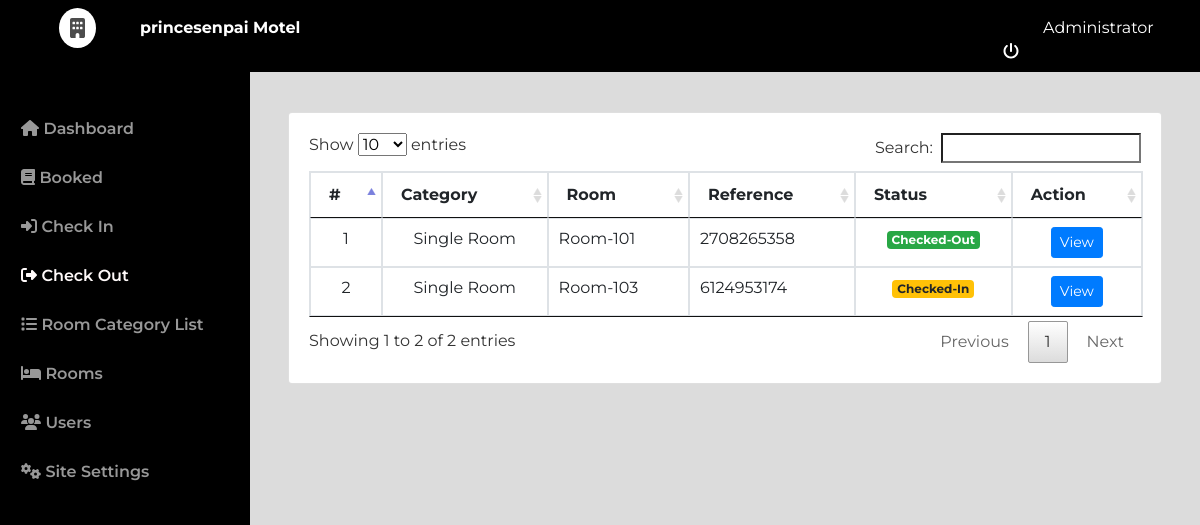
The app's page /admin/index.php?page=check_out (signed in), older data.
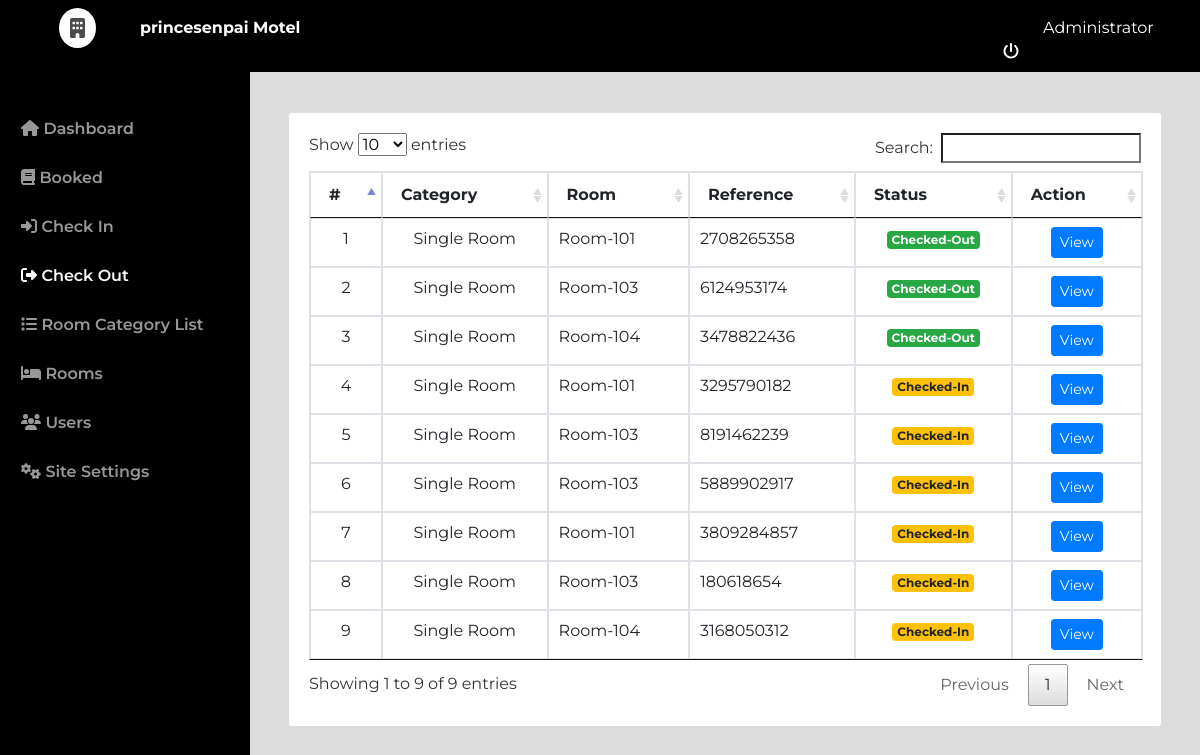
The same page, newer data.
### tables this page shows
CREATE TABLE `checked` (
  `id` int(30) NOT NULL,
  `ref_no` varchar(100) NOT NULL,
  `room_id` int(30) NOT NULL,
  `name` text NOT NULL,
  `email` varchar(255) NOT NULL,
  `contact_no` varchar(20) NOT NULL,
  `date_in` datetime NOT NULL,
  `date_out` datetime NOT NULL,
  `payment_Method` varchar(255) NOT NULL,
  `booked_cid` int(30) NOT NULL,
  `status` tinyint(1) NOT NULL DEFAULT 0 COMMENT '0 = pending, 1=checked in , 2 = checked out',
  `date_updated` datetime NOT NULL DEFAULT current_timestamp() ON UPDATE current_timestamp()
);

CREATE TABLE `rooms` (
  `id` int(30) NOT NULL,
  `room` varchar(30) NOT NULL,
  `category_id` int(30) NOT NULL,
  `status` tinyint(1) NOT NULL DEFAULT 0 COMMENT '0 = Available , 1= Unvailables'
);

CREATE TABLE `room_categories` (
  `id` int(30) NOT NULL,
  `name` text NOT NULL,
  `price` float NOT NULL,
  `cover_img` text NOT NULL
);

### admin/check_out.php (the view, shortened to what this page needs)
<?php include('db_connect.php');
$cat = $conn->query("SELECT * FROM room_categories");
$cat_arr = array();
while($row = $cat->fetch_assoc()){
	$cat_arr[$row['id']] = $row;
}
$room = $conn->query("SELECT * FROM rooms");
$room_arr = array();
while($row = $room->fetch_assoc()){
	$room_arr[$row['id']] = $row;
}
?>
<div class="container-fluid">
	<div class="col-lg-12 mt-5">
		<div class="row mt-3">
			<div class="col-md-12">
				<div class="card">
					<div class="card-body">
						<table class="table table-bordered">
							<thead>
								<th>#</th>
								<th>Category</th>
								<th>Room</th>
								<th>Reference</th>
								<th>Status</th>
								<th>Action</th>
							</thead>
							<tbody>
								<?php
								$i = 1;
								$checked = $conn->query("SELECT * FROM checked where status != 0 order by status desc, id asc ");
								while ($row = $checked->fetch_assoc()):
								?>
								<tr>
									<td class="text-center"><?php echo $i++ ?></td>
									<td class="text-center"><?php echo $cat_arr[$room_arr[$row['room_id']]['category_id']]['name'] ?></td>
									<td class=""><?php echo $room_arr[$row['room_id']]['room'] ?></td>
									<td class=""><?php echo $row['ref_no'] ?></td>
									<?php if($row['status'] == 1): ?>
										<td class="text-center"><span class="badge badge-warning">Checked-In</span></td>
									<?php else: ?>
										<td class="text-center"><span class="badge badge-success">Checked-Out</span></td>
									<?php endif; ?>
									<td class="text-center">
											<button class="btn btn-sm btn-primary check_out" type="button" data-id="<?php echo $row['id'] ?>">View</button>
									</td>
								</tr>
							<?php endwhile; ?>
							</tbody>
						</table>
					</div>
				</div>
			</div>
		</div>
	</div>
</div>

### admin/index.php (shortened to what this page needs)
<!DOCTYPE html>
<html lang="en">
<head>
<?php
    include('./header.php');
 ?>
</head>
<body>
	<?php include 'topbar.php' ?>
	<?php include 'navbar.php' ?>
  <main id="view-panel" >
     <?php $page = isset($_GET['page']) ? $_GET['page'] :'home'; ?>
  	 <?php include $page.'.php' ?>
  </main>
</body>
</html>

### admin/header.php (shortened to what this page needs)
<link rel="stylesheet" href="assets/font-awesome/css/all.min.css">
<link href="assets/vendor/bootstrap/css/bootstrap.min.css" rel="stylesheet">
<link href="assets/vendor/icofont/icofont.min.css" rel="stylesheet">
<link href="assets/vendor/boxicons/css/boxicons.min.css" rel="stylesheet">
<link href="assets/vendor/venobox/venobox.css" rel="stylesheet">
<link href="assets/vendor/animate.css/animate.min.css" rel="stylesheet">
<link href="assets/vendor/remixicon/remixicon.css" rel="stylesheet">
<link href="assets/vendor/owl.carousel/assets/owl.carousel.min.css" rel="stylesheet">
<link href="assets/vendor/bootstrap-datepicker/css/bootstrap-datepicker.min.css" rel="stylesheet">
<link href="assets/DataTables/datatables.min.css" rel="stylesheet">
<link href="assets/css/style.css" rel="stylesheet">
<link type="text/css" rel="stylesheet" href="assets/css/jquery-te-1.4.0.css">

### admin/topbar.php (shortened to what this page needs)
<nav class="navbar navbar-dark fixed-top " style="padding:0;">
  <div class="container-fluid mt-2 mb-2">
  	<div class="col-lg-12">
  		<div class="col-md-1 float-left" style="display: flex;">
  			<div class="logo">
  				<i class="fa fa-building"></i>
  			</div>
  		</div>
      <div class="col-md-4 float-left text-white mt-2">
        <large><b><?php echo $_SESSION['setting_hotel_name']; ?></b></large>
      </div>
	  	<div class="col-md-2 float-right text-white mt-2">
	  		<a href="ajax.php?action=logout" class="text-white ml-5"><?php echo $_SESSION['login_name'] ?> <i class="fa fa-power-off ml-2"></i></a>
	    </div>
    </div>
  </div>
</nav>

### admin/navbar.php (shortened to what this page needs)
<nav id="sidebar" class='mx-lt-5' >
		<div class="sidebar-list mt-5">
				<a href="index.php?page=home" class="nav-item nav-home"><span class='icon-field'><i class="fa fa-home"></i></span> Dashboard</a>
				<a href="index.php?page=booked" class="nav-item nav-booked"><span class='icon-field'><i class="fa fa-book"></i></span> Booked </a>
				<a href="index.php?page=check_in" class="nav-item nav-check_in"><span class='icon-field'><i class="fa fa-sign-in-alt"></i></span> Check In </a>
				<a href="index.php?page=check_out" class="nav-item nav-check_out"><span class='icon-field'><i class="fa fa-sign-out-alt"></i></span> Check Out </a>
				<a href="index.php?page=categories" class="nav-item nav-categories"><span class='icon-field'><i class="fa fa-list"></i></span> Room Category List</a>
				<a href="index.php?page=rooms" class="nav-item nav-rooms"><span class='icon-field'><i class="fa fa-bed"></i></span> Rooms </a>
				<?php if($_SESSION['login_type'] == 1): ?>
				<a href="index.php?page=users" class="nav-item nav-users"><span class='icon-field'><i class="fa fa-users"></i></span> Users</a>
				<a href="index.php?page=site_settings" class="nav-item nav-site_settings"><span class='icon-field'><i class="fa fa-cogs"></i></span> Site Settings</a>
			<?php endif; ?>
		</div>
</nav>

### admin/assets/css/style.css (style rules this page uses)
body,html { font-family: 'Montserrat'; color: #444444; }
a { color: #1977cc; }
nav#sidebar { height: calc(100%); position: fixed; z-index: 99; left: 0; width: 250px; background-repeat: no-repeat; background-size: cover; }
a.nav-item { position: relative; display: block; padding: .75rem 1.25rem; margin-bottom: -1px; border: 1px solid rgba(0,0,0,.125); background-color: #000000c4; color: #989898; font-weight: 600; }
a.nav-item:hover, .nav-item.active { background-color: #000000ad; color: #fffafa; }
main#view-panel { margin-left: 250px; width:calc(100% - 250px); margin-top: 3.5rem; padding: .5em }
#sidebar { background-color:black; }

### admin/index.php (style rules this page uses)
body { background: #80808045; font-family: 'Montserrat'; color: #444444; }

### admin/topbar.php (style rules this page uses)
.logo { margin: auto; font-size: 20px; background: white; padding: 5px 11px; border-radius: 50% 50%; color: #000000b3; }
.navbar { background-color: black; }

Row changes from the older to the newer data that the page shows:
changed checked (number 2 of 9 on the later page): status "Checked-In" → "Checked-Out"
added checked: room.name "Single Room", room.room "Room-104", ref_no "3478822436", status "Checked-Out"
added checked: room.name "Single Room", room.room "Room-101", ref_no "3295790182", status "Checked-In"
added checked: room.name "Single Room", room.room "Room-103", ref_no "8191462239", status "Checked-In"
added checked: room.name "Single Room", room.room "Room-103", ref_no "5889902917", status "Checked-In"
added checked: room.name "Single Room", room.room "Room-101", ref_no "3809284857", status "Checked-In"
added checked: room.name "Single Room", room.room "Room-103", ref_no "180618654", status "Checked-In"
added checked: room.name "Single Room", room.room "Room-104", ref_no "3168050312", status "Checked-In"
Text that changed along with them:
text written by a page script: "Show entries Search: Showing 1 to 2 of 2 entries Previous 1 Next" → "Show entries Search: Showing 1 to 9 of 9 entries Previous 1 Next"
